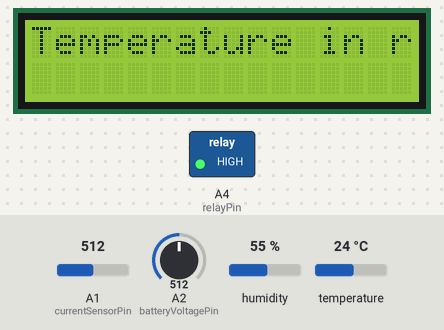
Bench run of a sketch on a simulated Arduino Uno, built for the host (arithmetic inside an expression is 32-bit, double 64-bit). Parts: 16×2 character LCD, switched loads named in the sketch (green lamp = pin HIGH). The test bench sets the inputs (shaded band); at power-on: temperature 24 °C, A1 (currentSensorPin) = 512, A2 (batteryVoltagePin) = 512, humidity 55 %. What the sketch prints to the serial monitor is not drawn.

Above: at 1.2 s.
1.3 s: temperature set to 12 °C
At 15.1 s:
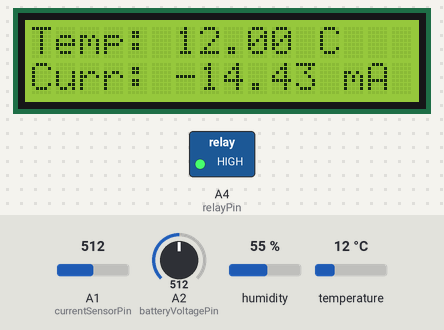
15.3 s: A1 (currentSensorPin) set to 610
At 27.6 s:
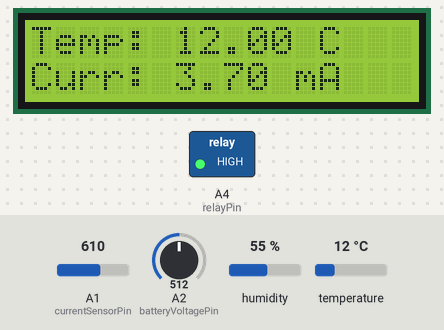
27.9 s: temperature set to 19 °C
At 39.8 s:
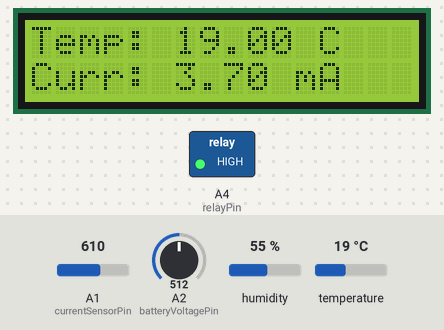
40.1 s: A1 (currentSensorPin) set to 590
At 51.9 s:
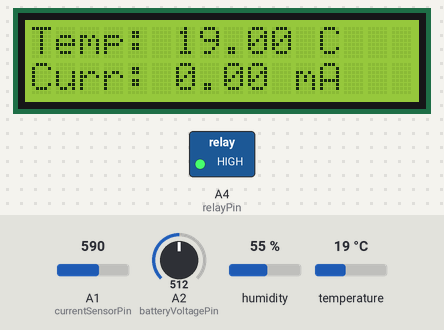
52.2 s: temperature set to 28 °C
At 64.0 s:
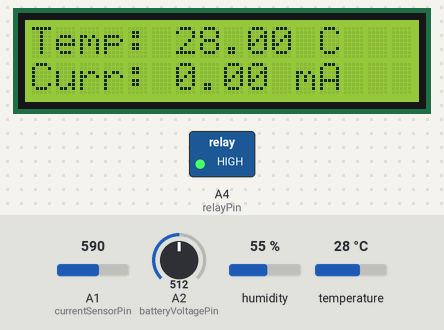
64.4 s: A1 (currentSensorPin) set to 716
At 76.2 s:
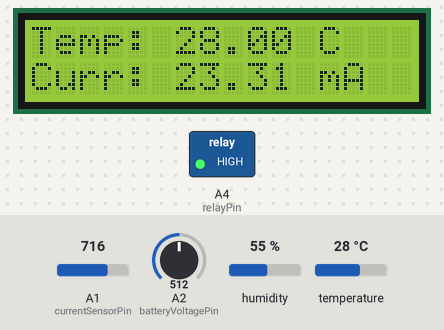
Timing chart, 0 to 77.5 s (numbered marks = the images above; inputs shaded):
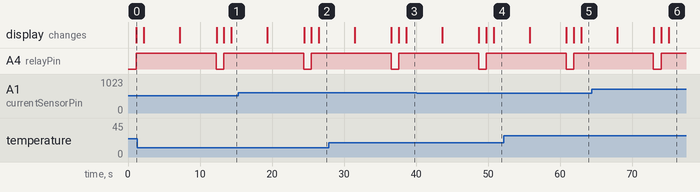

The sketch:

code.ino
```cpp
#include <Adafruit_Sensor.h>
#include <DHT.h>
#include <Wire.h>
#include <LiquidCrystal_I2C.h>

// Define the pin for the DHT sensor and the type of DHT sensor being used
#define DHTPIN PA0
#define DHTTYPE DHT11

// Initialize the DHT sensor
DHT dht(DHTPIN, DHTTYPE);

// Initialize the LCD with its address and dimensions
LiquidCrystal_I2C lcd(0x27, 16, 2);

// Define pins for current sensor, battery voltage sensor, and relay
const int currentSensorPin = A1;
const int batteryVoltagePin = A2;
const int relayPin = A4;

// Define the voltage divider ratio for battery voltage measurement
const float voltageDividerRatio = 5.0 / (5.0 + 220.0);

void setup() {
  // Begin serial communication
  Serial.begin(9600);

  // Initialize the DHT sensor
  dht.begin();

  // Initialize the LCD
  lcd.init();
  lcd.backlight();

  // Set relay pin as an output
  pinMode(relayPin, OUTPUT);
}

void loop() {
  // Read temperature from DHT sensor
  float temperature = dht.readTemperature();

  // Read current from current sensor
  int currentRaw = analogRead(currentSensorPin);
  float current_mA = (currentRaw - 590) * 0.185;

  // Read battery voltage using voltage divider
  int batteryVoltageRaw = analogRead(batteryVoltagePin);
  float batteryVoltage = ((batteryVoltageRaw * voltageDividerRatio));

  // Print readings to serial monitor
  Serial.print("  Temperature: ");
  Serial.print(temperature);
  Serial.print(" °C,  Current: ");
  Serial.print(current_mA);
  Serial.print(" mA,  Battery Voltage: ");
  Serial.print(batteryVoltage);
  Serial.println(" V  ");

  // Check if current exceeds safe limit
  if (current_mA > 600.0) {
    digitalWrite(relayPin, HIGH); // Activate relay to cut off power
    Serial.print("  High current detected");
    lcd.clear();
    lcd.setCursor(0, 0);
    lcd.print("Current not in range");
  }
  else {
    digitalWrite(relayPin, LOW); // Deactivate relay
    Serial.print("  Current is in safe range  ");
    lcd.clear();
    lcd.setCursor(0, 0);
    lcd.print("Current in range");
  }

  delay(1000);

  // Check if temperature exceeds safe limit
  if (temperature > 80) {
    digitalWrite(relayPin, LOW); // Activate relay to cut off power
    Serial.print("High temperature detected  ");
    lcd.clear();
    lcd.setCursor(0, 0);
    lcd.print("Temperature not in range");
  }
  else {
    digitalWrite(relayPin, HIGH); // Deactivate relay
    Serial.print("Temperature is in safe range");
    lcd.clear();
    lcd.setCursor(0, 0);
    lcd.print("Temperature in range");
  }
  delay(1000);

  // Display temperature and current readings on LCD
  lcd.clear();
  lcd.setCursor(0, 0);
  lcd.print("Temp: ");
  lcd.print(temperature);
  lcd.print(" C");

  lcd.setCursor(0, 1);
  lcd.print("Curr: ");
  lcd.print(current_mA);
  lcd.print(" mA");

  delay(5000);

  // Display battery voltage reading on LCD
  lcd.setCursor(0, 1);
  lcd.print("Voltage: ");
  lcd.print(batteryVoltage);
  lcd.print(" V");

  delay(5000);
}
```
